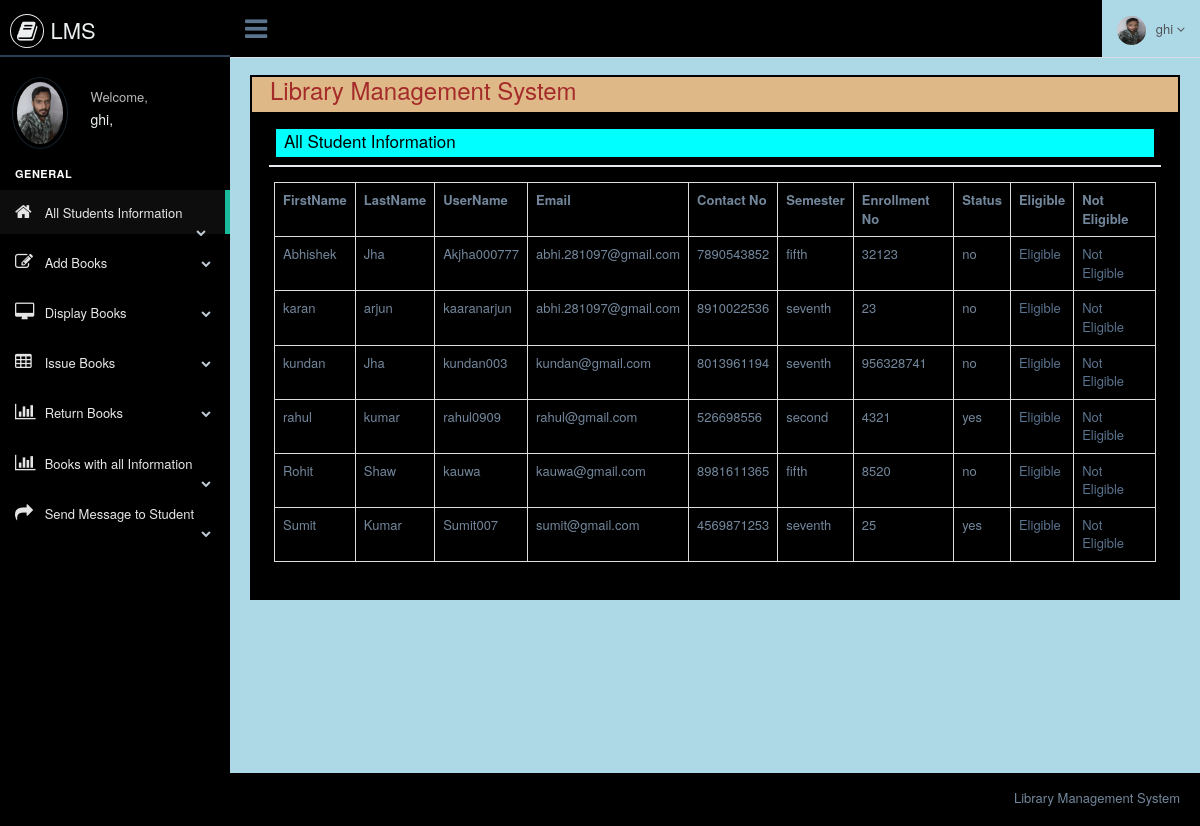
Page /librarian/display_student_info.php (signed in) on the committed database.
### tables this page shows
CREATE TABLE IF NOT EXISTS `student_registration` (
  `id` int(5) NOT NULL AUTO_INCREMENT,
  `firstname` varchar(50) NOT NULL,
  `lastname` varchar(50) NOT NULL,
  `username` varchar(50) NOT NULL,
  `password` varchar(50) NOT NULL,
  `email` varchar(50) NOT NULL,
  `contact` varchar(50) NOT NULL,
  `sem` varchar(50) NOT NULL,
  `enrollment` varchar(50) NOT NULL,
  `status` varchar(3) NOT NULL,
  PRIMARY KEY (`id`)
);

### librarian/display_student_info.php (the view, shortened to what this page needs)
    <?php
include "header.php";
include "connection.php";
?>
        <div class="right_col" role="main" style="background-color: lightblue;">
            <div class="">
                <div class="page-title">
                    <div class="title_left">
                        <h3 style="color: brown; margin-left: 20px;">Library Management System</h3>
                    </div>
                    <div class="title_right">
                        <div class="col-md-5 col-sm-5 col-xs-12 form-group pull-right top_search">
                        </div>
                    </div>
                </div>
                <div class="clearfix" style="background-color: burlywood; border: 2px solid black;"></div>
                <div class="row" style="min-height:500px" style="background-color: black;">
                    <div class="col-md-12 col-sm-12 col-xs-12">
                        <div class="x_panel" style="background-color: black; border: 2px solid black;">
                            <div class="x_title">
                                <h2 style="margin-left: 10px; color: black;">All Student Information</h2>
                                <div class="clearfix" style="background-color: aqua; border: 2px solid black;"></div>
                            </div>
                            <div class="x_content">
                                <?php
                                $res = mysqli_query($con,"select * from student_registration");
                                echo "<table class='table table-bordered'>";
                                echo "<tr>";
                                echo "<th>"; echo "FirstName"; echo "</th>";
                                echo "<th>"; echo "LastName"; echo "</th>";
                                echo "<th>"; echo "UserName"; echo "</th>";
                                echo "<th>"; echo "Email"; echo "</th>";
                                echo "<th>"; echo "Contact No"; echo "</th>";
                                echo "<th>"; echo "Semester"; echo "</th>";
                                echo "<th>"; echo "Enrollment No"; echo "</th>";
                                echo "<th>"; echo "Status"; echo "</th>";
                                echo "<th>"; echo "Eligible"; echo "</th>";
                                echo "<th>"; echo "Not Eligible"; echo "</th>";
                                echo "</tr>";
                                while ($row = mysqli_fetch_array($res))
                                {
                                echo "<tr>";
                                echo "<td>"; echo $row["firstname"]; echo "</td>";
                                echo "<td>"; echo $row["lastname"]; echo "</td>";
                                echo "<td>"; echo $row["username"]; echo "</td>";
                                echo "<td>"; echo $row["email"]; echo "</td>";
                                echo "<td>"; echo $row["contact"]; echo "</td>";
                                echo "<td>"; echo $row["sem"]; echo "</td>";
                                echo "<td>"; echo $row["enrollment"]; echo "</td>";
                                echo "<td>"; echo $row["status"]; echo "</td>";
                                echo "<td>"; ?> <a href="approve.php?id=<?php echo $row["id"]; ?>"> Eligible </a><?php echo "</td>";
                                echo "<td>"; ?> <a href="notapprove.php?id=<?php echo $row["id"]; ?>"> Not Eligible </a><?php echo "</td>";
                                echo "</tr>";
                                }
                                echo "</table>";
                                ?>
                            </div>
                        </div>
                    </div>
                </div>
            </div>
        </div>
        <?php
            include "footer.php";
        ?>

### librarian/header.php (shortened to what this page needs)
<!DOCTYPE html>
<html lang="en">
<head>
    <link href="css/bootstrap.min.css" rel="stylesheet">
    <link href="css/font-awesome.min.css" rel="stylesheet">
    <link href="css/nprogress.css" rel="stylesheet">
    <link href="css/custom.min.css" rel="stylesheet">
</head>
<body class="nav-md" style="background-color: black;">
<div class="container body">
    <div class="main_container">
        <div class="col-md-3 left_col">
            <div class="left_col scroll-view" style="background-color: black;">
                <div class="navbar nav_title" style="border: 0;">
                    <a href="#" class="site_title" style="background-color: black;"><i class="fa fa-book"></i> <span> LMS </span></a>
                </div>
                <div class="profile clearfix">
                    <div class="profile_pic">
                        <img src="images/Ak.jpg" alt="..." class="img-circle profile_img"  style="background-color: black;">
                    </div>
                    <div class="profile_info"  style="background-color: black;">
                        <span>Welcome,</span>
                        <h2> <?php echo $_SESSION["librarian"]; ?>, </h2>
                    </div>
                </div>
                <br/>
                <div id="sidebar-menu" class="main_menu_side hidden-print main_menu">
                    <div class="menu_section">
                        <h3>General</h3>
                        <ul class="nav side-menu">
                            <li><a href = "display_student_info.php"><i class="fa fa-home"></i> All Students Information <span class="fa fa-chevron-down"></span></a>
                            </li>
                            <li><a href="add_book.php"><i class="fa fa-edit"></i> Add Books <span class="fa fa-chevron-down"></span></a>
                            </li>
                            <li><a href="display_books.php"><i class="fa fa-desktop"></i> Display Books <span
                                    class="fa fa-chevron-down"></span></a>
                            </li>
                            <li><a href="issue_books.php"><i class="fa fa-table"></i> Issue Books <span class="fa fa-chevron-down"></span></a>
                            </li>
                            <li><a href="return_book.php"><i class="fa fa-bar-chart-o"></i> Return Books <span
                                    class="fa fa-chevron-down"></span></a>
                            </li>
                            <li><a href="book_details_with_student.php"><i class="fa fa-bar-chart-o"></i> Books with all Information <span
                                    class="fa fa-chevron-down"></span></a>
                            </li>
                            <li><a href="send_notification_student.php"><i class="fa fa-mail-forward"></i> Send Message to Student <span
                                    class="fa fa-chevron-down"></span></a>
                            </li>
                        </ul>
                    </div>
                </div>
            </div>
        </div>
        <div class="top_nav">
            <div class="nav_menu" style="background-color: black;">
                <nav>
                    <div class="nav toggle">
                        <a id="menu_toggle"><i class="fa fa-bars"></i></a>
                    </div>
                    <ul class="nav navbar-nav navbar-right">
                        <li class="">
                            <a href="javascript:;" class="user-profile dropdown-toggle" data-toggle="dropdown"
                               aria-expanded="false" style="background-color: lightblue;">
                                <img src="images/AK.jpg" alt=""><?php echo $_SESSION["librarian"]; ?>
                                <span class=" fa fa-angle-down"></span>
                            </a>
                        </li>
                    </ul>
                </nav>
            </div>
        </div>

### librarian/footer.php (shortened to what this page needs)
        <footer style="background-color: black;">
            <div class="pull-right" style="background-color: black;">
                Library Management System
            </div>
            <div class="clearfix" style="background-color: black;"></div>
        </footer>
    </div>
</div>
</body>
</html>

### rows in the picture
student_registration: firstname "Abhishek", lastname "Jha", username "Akjha000777", email "abhi.281097@gmail.com", contact "7890543852", sem "fifth", enrollment "32123", status "no"
student_registration: firstname "karan", lastname "arjun", username "kaaranarjun", email "abhi.281097@gmail.com", contact "8910022536", sem "seventh", enrollment "23", status "no"
student_registration: firstname "kundan", lastname "Jha", username "kundan003", email "kundan@gmail.com", contact "8013961194", sem "seventh", enrollment "956328741", status "no"
student_registration: firstname "rahul", lastname "kumar", username "rahul0909", email "rahul@gmail.com", contact "526698556", sem "second", enrollment "4321", status "yes"
student_registration: firstname "Rohit", lastname "Shaw", username "kauwa", email "kauwa@gmail.com", contact "8981611365", sem "fifth", enrollment "8520", status "no"
student_registration: firstname "Sumit", lastname "Kumar", username "Sumit007", email "sumit@gmail.com", contact "4569871253", sem "seventh", enrollment "25", status "yes"

### other values in the picture
$_SESSION["librarian"] "ghi"
